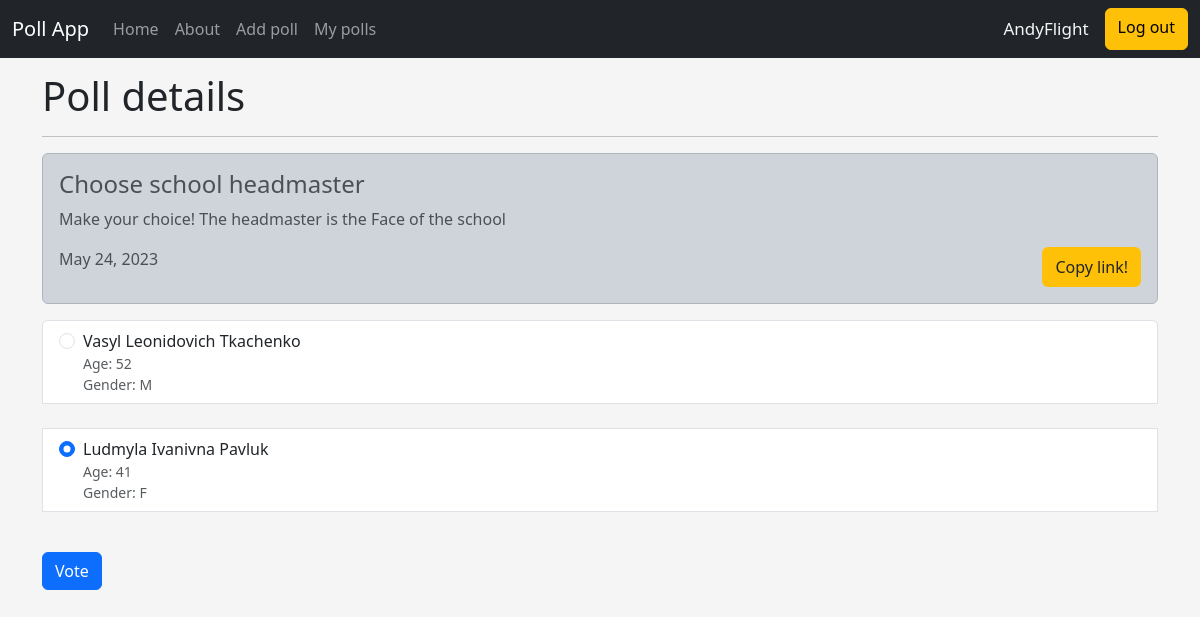
Screenshot of /polls/7/vote (signed in) with the database file from the repository.
### polls/models.py (models this page shows, shortened)
class Poll(models.Model):
    owner = models.ForeignKey(User, on_delete=models.CASCADE)
    title = models.CharField(max_length=200, verbose_name="Title")
    description = models.TextField(verbose_name="Description")
    date_created = models.DateField(auto_now_add=True, verbose_name="Date created")
    is_active = models.BooleanField(default=True)
    def can_vote(self, user):
        user_votes = user.vote_set.all()
        query_set = user_votes.filter(poll=self)
        if query_set.count() == 0:
            return True
        return False

class Candidate(models.Model):
    poll = models.ForeignKey(Poll, on_delete=models.CASCADE)
    name = models.CharField(max_length=100, verbose_name="Name")
    middle_name = models.CharField(max_length=100, verbose_name="Middle name")
    last_name = models.CharField(max_length=100, verbose_name="Last name")
    age = models.IntegerField(verbose_name="Age")
    gender = models.CharField(max_length=1, verbose_name="Gender")

### polls/views.py (the view, shortened to what this page needs)
# urls.py: path('polls/<int:poll_id>/vote', views.poll, name='detail'),
def poll(request, poll_id):
    poll = get_object_or_404(Poll, pk=poll_id)
    user = request.user
    if not poll.is_active:
        return redirect('results', poll_id)
    if not user.is_authenticated or not poll.can_vote(user):
        return render(request, 'polls/poll_detail.html', {'poll': poll, 'user':user})
    else:
        return render(request, 'polls/poll_vote.html', {'poll':poll, 'user':user})

### polls/templates/polls/poll_vote.html (shortened to what this page needs)
{% extends 'polls/base.html' %}
{% load social_share %}
{% block content %}
    <div class="container" style="margin: auto">
        <h1>Poll details</h1>
        <hr>
        <div class="alert alert-dark">
            <h4>{{poll.title}}</h4>
            <p>{{poll.description}}</p>
            <div style="display: flex; justify-content: space-between">
                <p>{{poll.date_created}}</p>
                <button class="btn btn-waring" style="background-color: #ffc107" id="copyButton">Copy link!</button>
            </div>
        </div>
        <form action="{% url 'detail' poll.id %}" method="POST">
            <div class="list-group mx-0">
                {% for candidate in poll.candidate_set.all %}
                <label class="list-group-item d-flex gap-2">
                  <input class="form-check-input flex-shrink-0" type="radio" name="candidate" id="candidate{{forloop.counter}}" value="{{candidate.id}}" checked="">
                  <span>
                    {{candidate.name}} {{candidate.middle_name}} {{candidate.last_name}}
                    <small class="d-block text-muted">Age: {{candidate.age}}</small>
                    <small class="d-block text-muted">Gender: {{candidate.gender}}</small>
                  </span>
                </label>
                <br>
                {% endfor %}
            </div>
            <input type="submit" value="Vote" class="btn btn-primary mt-3" style="margin-right: auto">
        </form>
    </div>
{% endblock %}

### polls/templates/polls/base.html (shortened to what this page needs)
<!doctype html>
<html lang="en">
<head>
    <link href="https://cdn.jsdelivr.net/npm/bootstrap@5.3.0-alpha3/dist/css/bootstrap.min.css" rel="stylesheet">
</head>
<body>
    <header data-bs-theme="dark">
      <nav class="navbar navbar-expand-md navbar-dark fixed-top bg-dark">
        <div class="container-fluid">
          <a class="navbar-brand" href="{% url 'home' %}">Poll App</a>
          <div class="collapse navbar-collapse" id="navbarCollapse">
            <ul class="navbar-nav me-auto mb-2 mb-md-0">
              <li class="nav-item">
                <a class="nav-link" aria-current="page" href="{% url 'home' %}">Home</a>
              </li>
              <li class="nav-item">
                <a class="nav-link" href="{% url 'about' %}">About</a>
              </li>
              <li class="nav-item">
                <a class="nav-link" href="{% url 'add poll' %}">Add poll</a>
              </li>
              {% if user.is_authenticated %}
                 <li class="nav-item">
                    <a class="nav-link" href="{% url 'my polls' %}">My polls</a>
                 </li>
              {% endif %}
            </ul>
            {% if not user.is_authenticated %}
                <a type="button" class="btn btn-outline-light me-2" href="{% url 'login' %}">Login</a>
                <a type="button" class="btn btn-warning" href="{% url 'register' %}">Sign-up</a>
            {% else %}
              <div >
                  <ul class="navbar-nav me-auto mb-2 mb-md-0">
                      <li class="nav-link me-2" style="color: whitesmoke; font-size: 17px">{{ user.username }}</li>
                      <a type="button" class="btn btn-warning" href="{% url 'logout' %}">Log out</a>
                  </ul>
              </div>
            {% endif %}
          </div>
        </div>
      </nav>
    </header>
    <br><br><br>
</body>
<body style="background-color: #f5f5f5">
    {% block content %}{% endblock %}
</body>
</html>

### rows the page displays
Poll: title "Choose school headmaster", description "Make your choice! The headmaster is the Face of the school", date_created "May 24, 2023"
Candidate: name "Vasyl", middle_name "Leonidovich", last_name "Tkachenko", age "52", gender "M"
Candidate: name "Ludmyla", middle_name "Ivanivna", last_name "Pavluk", age "41", gender "F"

### other values shown
{{ user.username }} "AndyFlight"
